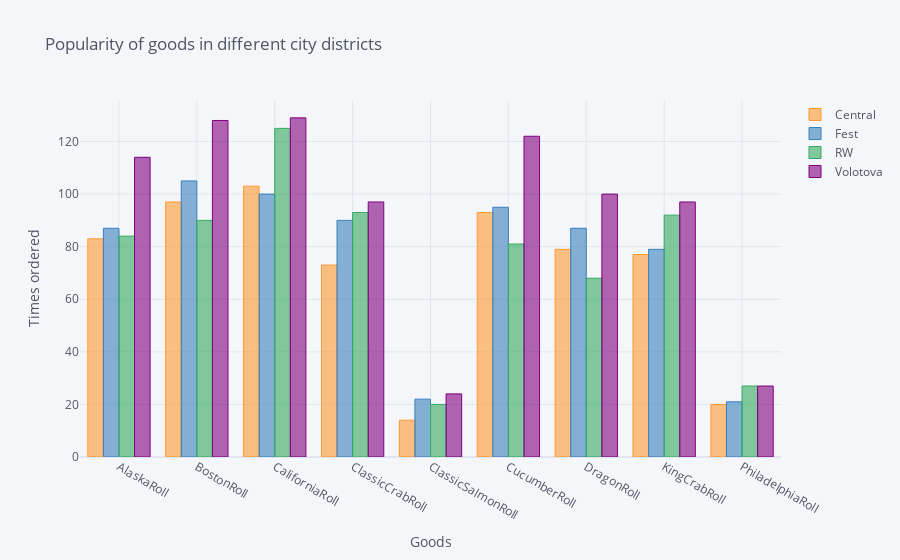

Notebook source saved alongside this figure:
### Code cell
goods_districts2.iplot(
    kind='bar',
    xTitle='Goods',
    yTitle='Times ordered',
    title='Popularity of goods in different city districts')

### Figure 1 — Plotly figure (JSON) as saved in the notebook; plotly's stock layout.template omitted (floating-point values rounded to 4 significant figures)
{"data": [{"marker": {"color": "rgba(255, 153, 51, 0.6)", "line": {"color": "rgba(255, 153, 51, 1.0)", "width": 1}}, "name": "Central", "orientation": "v", "text": "", "type": "bar", "x": ["AlaskaRoll", "BostonRoll", "CaliforniaRoll", "ClassicCrabRoll", "ClassicSalmonRoll", "CucumberRoll", "DragonRoll", "KingCrabRoll", "PhiladelphiaRoll"], "y": [83, 97, 103, 73, 14, 93, 79, 77, 20]}, {"marker": {"color": "rgba(55, 128, 191, 0.6)", "line": {"color": "rgba(55, 128, 191, 1.0)", "width": 1}}, "name": "Fest", "orientation": "v", "text": "", "type": "bar", "x": ["AlaskaRoll", "BostonRoll", "CaliforniaRoll", "ClassicCrabRoll", "ClassicSalmonRoll", "CucumberRoll", "DragonRoll", "KingCrabRoll", "PhiladelphiaRoll"], "y": [87, 105, 100, 90, 22, 95, 87, 79, 21]}, {"marker": {"color": "rgba(50, 171, 96, 0.6)", "line": {"color": "rgba(50, 171, 96, 1.0)", "width": 1}}, "name": "RW", "orientation": "v", "text": "", "type": "bar", "x": ["AlaskaRoll", "BostonRoll", "CaliforniaRoll", "ClassicCrabRoll", "ClassicSalmonRoll", "CucumberRoll", "DragonRoll", "KingCrabRoll", "PhiladelphiaRoll"], "y": [84, 90, 125, 93, 20, 81, 68, 92, 27]}, {"marker": {"color": "rgba(128, 0, 128, 0.6)", "line": {"color": "rgba(128, 0, 128, 1.0)", "width": 1}}, "name": "Volotova", "orientation": "v", "text": "", "type": "bar", "x": ["AlaskaRoll", "BostonRoll", "CaliforniaRoll", "ClassicCrabRoll", "ClassicSalmonRoll", "CucumberRoll", "DragonRoll", "KingCrabRoll", "PhiladelphiaRoll"], "y": [114, 128, 129, 97, 24, 122, 100, 97, 27]}], "layout": {"legend": {"bgcolor": "#F5F6F9", "font": {"color": "#4D5663"}}, "paper_bgcolor": "#F5F6F9", "plot_bgcolor": "#F5F6F9", "title": {"font": {"color": "#4D5663"}, "text": "Popularity of goods in different city districts"}, "xaxis": {"gridcolor": "#E1E5ED", "showgrid": true, "tickfont": {"color": "#4D5663"}, "title": {"font": {"color": "#4D5663"}, "text": "Goods"}, "zerolinecolor": "#E1E5ED"}, "yaxis": {"gridcolor": "#E1E5ED", "showgrid": true, "tickfont": {"color": "#4D5663"}, "title": {"font": {"color": "#4D5663"}, "text": "Times ordered"}, "zerolinecolor": "#E1E5ED"}}}
